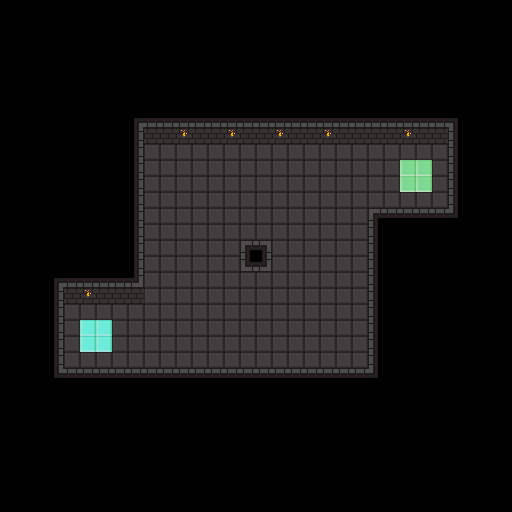

A 2D game scene composited from a Tiled map and its tileset images. What follows is a short description and the map's XML, with each tile layer's data collapsed to a summary:
An orthogonal 32x32 tile map with 16x16 px tiles, 1 tile layer (Tile Layer 1), 4 tilesets and 31 objects.

<map version="1.4" tiledversion="1.4.3" orientation="orthogonal" renderorder="right-down" width="32" height="32" tilewidth="16" tileheight="16" infinite="0" nextlayerid="4" nextobjectid="38">
 <properties>
  <property name="description" value="Risky rotation" />
 </properties>
 <tileset firstgid="1" source="../images/tileset_dungeon/tileset_dungeon.tsx" />
 <tileset firstgid="65" source="../images/tileset_floaty/tileset_floaty.tsx" />
 <tileset firstgid="72" source="../images/tileset_common/tileset_common.tsx" />
 <tileset firstgid="103" source="../images/tileset_talisman/tileset_talisman.tsx" />
 <layer id="1" name="Tile Layer 1" width="32" height="32">
  <data>[1024 cells, 342 non-empty, 17 distinct tile ids]</data>
 </layer>
 <objectgroup id="2" name="Object Layer 1">
  <object id="27" template="../templates/coin.tx" x="272" y="288" />
  <object id="28" template="../templates/coin.tx" x="336" y="352" />
  <object id="29" template="../templates/coin.tx" x="224" y="240" />
  <object id="30" template="../templates/coin.tx" x="160" y="176" />
  <object id="32" template="../templates/goal.tx" x="400" y="160" width="32" height="32" />
  <object id="33" template="../templates/spawn.tx" x="96" y="336" />
 </objectgroup>
 <objectgroup id="3" name="Object Layer 2">
  <object id="2" template="../templates/ball.tx" x="272" y="264">
   <properties>
    <property name="center" type="object" value="1" />
    <property name="speed" type="float" value="90" />
   </properties>
  </object>
  <object id="3" template="../templates/ball.tx" x="296" y="264">
   <properties>
    <property name="center" type="object" value="1" />
    <property name="speed" type="float" value="90" />
   </properties>
  </object>
  <object id="4" template="../templates/ball.tx" x="320" y="264">
   <properties>
    <property name="center" type="object" value="1" />
    <property name="speed" type="float" value="90" />
   </properties>
  </object>
  <object id="5" template="../templates/ball.tx" x="344" y="264">
   <properties>
    <property name="center" type="object" value="1" />
    <property name="speed" type="float" value="90" />
   </properties>
  </object>
  <object id="6" template="../templates/ball.tx" x="152" y="264">
   <properties>
    <property name="center" type="object" value="1" />
    <property name="speed" type="float" value="90" />
   </properties>
  </object>
  <object id="7" template="../templates/ball.tx" x="176" y="264">
   <properties>
    <property name="center" type="object" value="1" />
    <property name="speed" type="float" value="90" />
   </properties>
  </object>
  <object id="8" template="../templates/ball.tx" x="200" y="264">
   <properties>
    <property name="center" type="object" value="1" />
    <property name="speed" type="float" value="90" />
   </properties>
  </object>
  <object id="9" template="../templates/ball.tx" x="224" y="264">
   <properties>
    <property name="center" type="object" value="1" />
    <property name="speed" type="float" value="90" />
   </properties>
  </object>
  <object id="14" template="../templates/ball.tx" x="248" y="240">
   <properties>
    <property name="center" type="object" value="1" />
    <property name="speed" type="float" value="90" />
   </properties>
  </object>
  <object id="15" template="../templates/ball.tx" x="248" y="216">
   <properties>
    <property name="center" type="object" value="1" />
    <property name="speed" type="float" value="90" />
   </properties>
  </object>
  <object id="16" template="../templates/ball.tx" x="248" y="192">
   <properties>
    <property name="center" type="object" value="1" />
    <property name="speed" type="float" value="90" />
   </properties>
  </object>
  <object id="17" template="../templates/ball.tx" x="248" y="168">
   <properties>
    <property name="center" type="object" value="1" />
    <property name="speed" type="float" value="90" />
   </properties>
  </object>
  <object id="18" template="../templates/ball.tx" x="248" y="360">
   <properties>
    <property name="center" type="object" value="1" />
    <property name="speed" type="float" value="90" />
   </properties>
  </object>
  <object id="19" template="../templates/ball.tx" x="248" y="336">
   <properties>
    <property name="center" type="object" value="1" />
    <property name="speed" type="float" value="90" />
   </properties>
  </object>
  <object id="20" template="../templates/ball.tx" x="248" y="312">
   <properties>
    <property name="center" type="object" value="1" />
    <property name="speed" type="float" value="90" />
   </properties>
  </object>
  <object id="21" template="../templates/ball.tx" x="248" y="288">
   <properties>
    <property name="center" type="object" value="1" />
    <property name="speed" type="float" value="90" />
   </properties>
  </object>
  <object id="22" template="../templates/ball.tx" x="368" y="264">
   <properties>
    <property name="center" type="object" value="1" />
    <property name="speed" type="float" value="90" />
   </properties>
  </object>
  <object id="23" template="../templates/ball.tx" x="128" y="264">
   <properties>
    <property name="center" type="object" value="1" />
    <property name="speed" type="float" value="90" />
   </properties>
  </object>
  <object id="24" template="../templates/ball.tx" x="248" y="144">
   <properties>
    <property name="center" type="object" value="1" />
    <property name="speed" type="float" value="90" />
   </properties>
  </object>
  <object id="25" template="../templates/ball.tx" x="248" y="384">
   <properties>
    <property name="center" type="object" value="1" />
    <property name="speed" type="float" value="90" />
   </properties>
  </object>
  <object id="34" template="../templates/ball.tx" x="248" y="120">
   <properties>
    <property name="center" type="object" value="1" />
    <property name="speed" type="float" value="90" />
   </properties>
  </object>
  <object id="35" template="../templates/ball.tx" x="248" y="408">
   <properties>
    <property name="center" type="object" value="1" />
    <property name="speed" type="float" value="90" />
   </properties>
  </object>
  <object id="36" template="../templates/ball.tx" x="392" y="264">
   <properties>
    <property name="center" type="object" value="1" />
    <property name="speed" type="float" value="90" />
   </properties>
  </object>
  <object id="37" template="../templates/ball.tx" x="104" y="264">
   <properties>
    <property name="center" type="object" value="1" />
    <property name="speed" type="float" value="90" />
   </properties>
  </object>
  <object id="1" template="../templates/position.tx" x="256" y="256" />
 </objectgroup>
</map>
